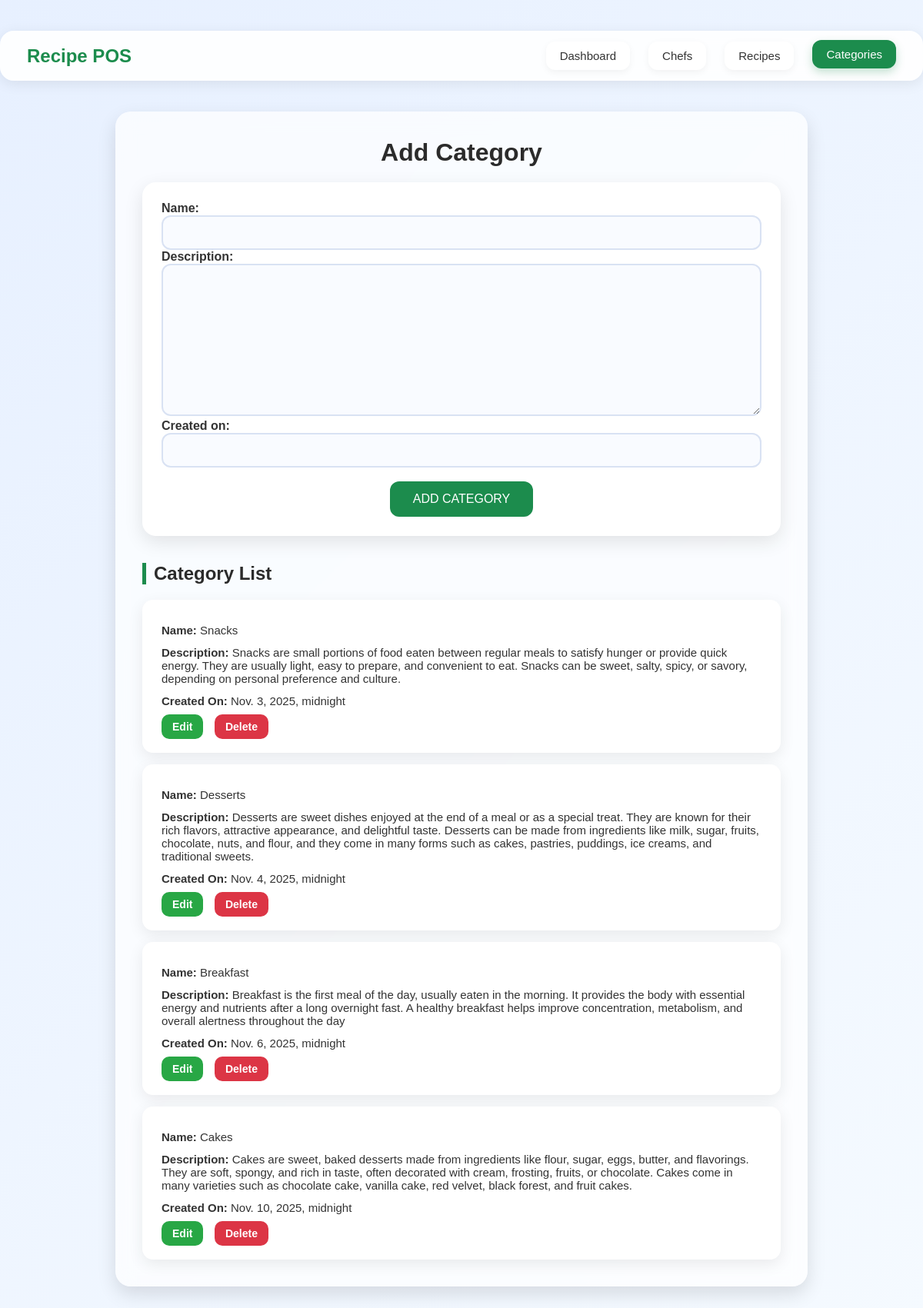
Before: /recipe/category/ with the older database file.
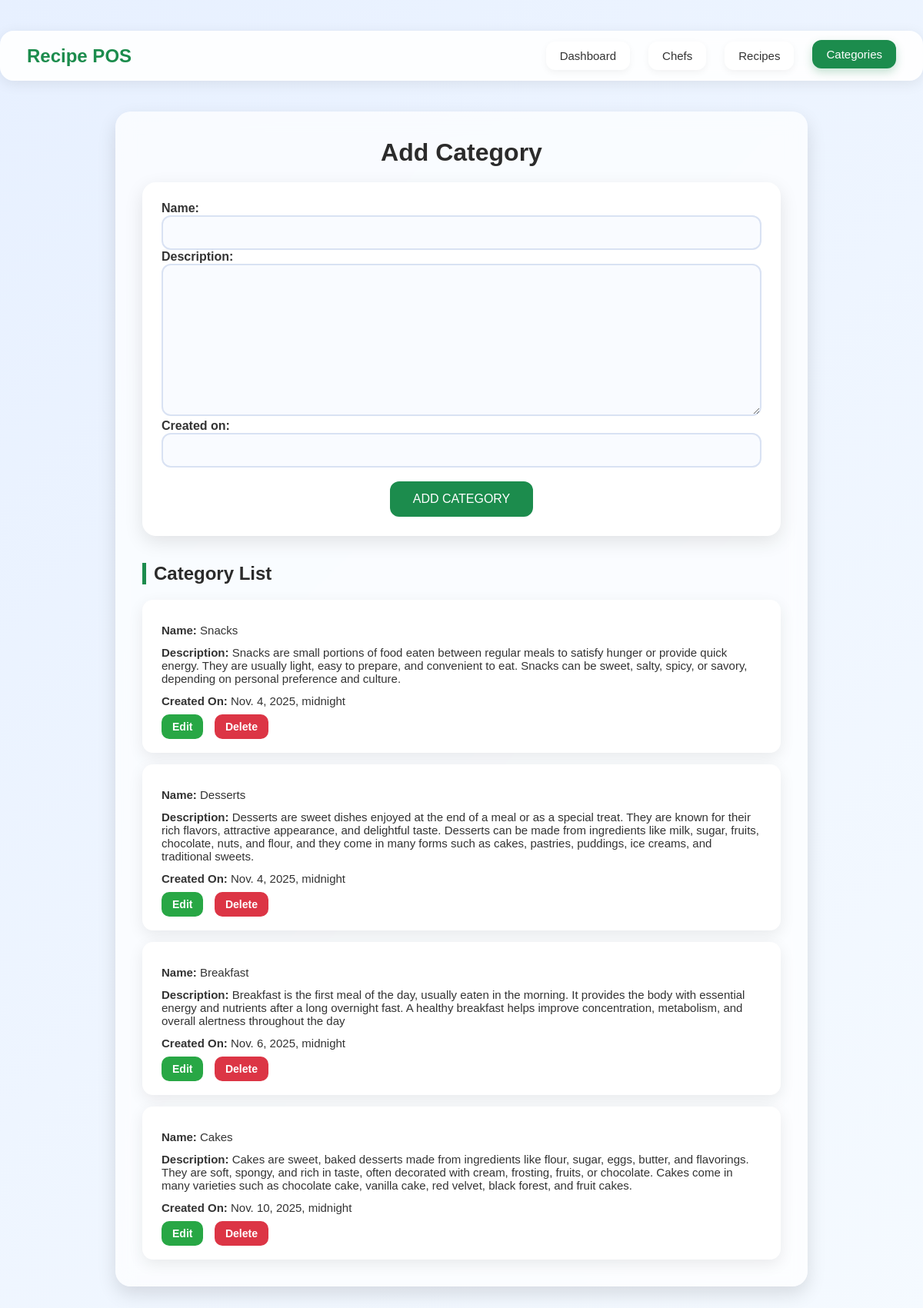
After: the same page with the newer database file.
### Recipeapp/models.py (models this page shows, shortened)
class Category(models.Model):
    name = models.CharField()
    description = models.TextField()
    created_on = models.DateTimeField()

### Recipeapp/views.py (the view)
# urls.py: path('category/',category_data, name="category"),
def category_data(request):
    form = CategoryForm()
    data = Category.objects.all()
    if request.method == "POST":
        form = CategoryForm(request.POST,request.FILES)
        if form.is_valid():
            form.save()
    return render(request,"category.html",{"form":form,"data":data})

### Recipeapp/forms.py
class CategoryForm(forms.ModelForm):
    class Meta:
        model = Category
        fields = "__all__"

### Recipeapp/templates/category.html (shortened to what this page needs)
<!DOCTYPE html>
<html lang="en">
<head>
</head>
<body>
<div class="navbar">
    <div class="nav-left">Recipe POS</div>
    <div class="nav-links">
        <a href="{% url 'dashboard' %}" class="{% if request.resolver_match.url_name == 'dashboard' %}active{% endif %}">Dashboard</a>
        <a href="{% url 'chef' %}" class="{% if request.resolver_match.url_name == 'chef' %}active{% endif %}">Chefs</a>
        <a href="{% url 'recipe' %}" class="{% if request.resolver_match.url_name == 'recipe' %}active{% endif %}">Recipes</a>
        <a href="{% url 'category' %}" class="{% if request.resolver_match.url_name == 'category' %}active{% endif %}">Categories</a>
    </div>
</div>
<div class="container">
    <h1>Add Category</h1>
    <div class="card">
        <form action="" method="post">
            {{ form.as_table }}
            <button type="submit">ADD CATEGORY</button>
        </form>
    </div>
    <h2>Category List</h2>
    {% for i in data %}
    <div class="item">
        <li><strong>Name:</strong> {{ i.name }}</li>
        <li><strong>Description:</strong> {{ i.description }}</li>
        <li><strong>Created On:</strong> {{ i.created_on }}</li>
        <div class="actions">
            <a class="edit-btn" href="{% url 'edit_ct' i.id %}">Edit</a>
            <a class="delete-btn" href="{% url 'del_ct' i.id %}">Delete</a>
        </div>
    </div>
    {% endfor %}
</div>
</body>
</html>

Changed rows visible on the page:
changed Category "Snacks": created_on "Nov. 3, 2025, midnight" → "Nov. 4, 2025, midnight"
